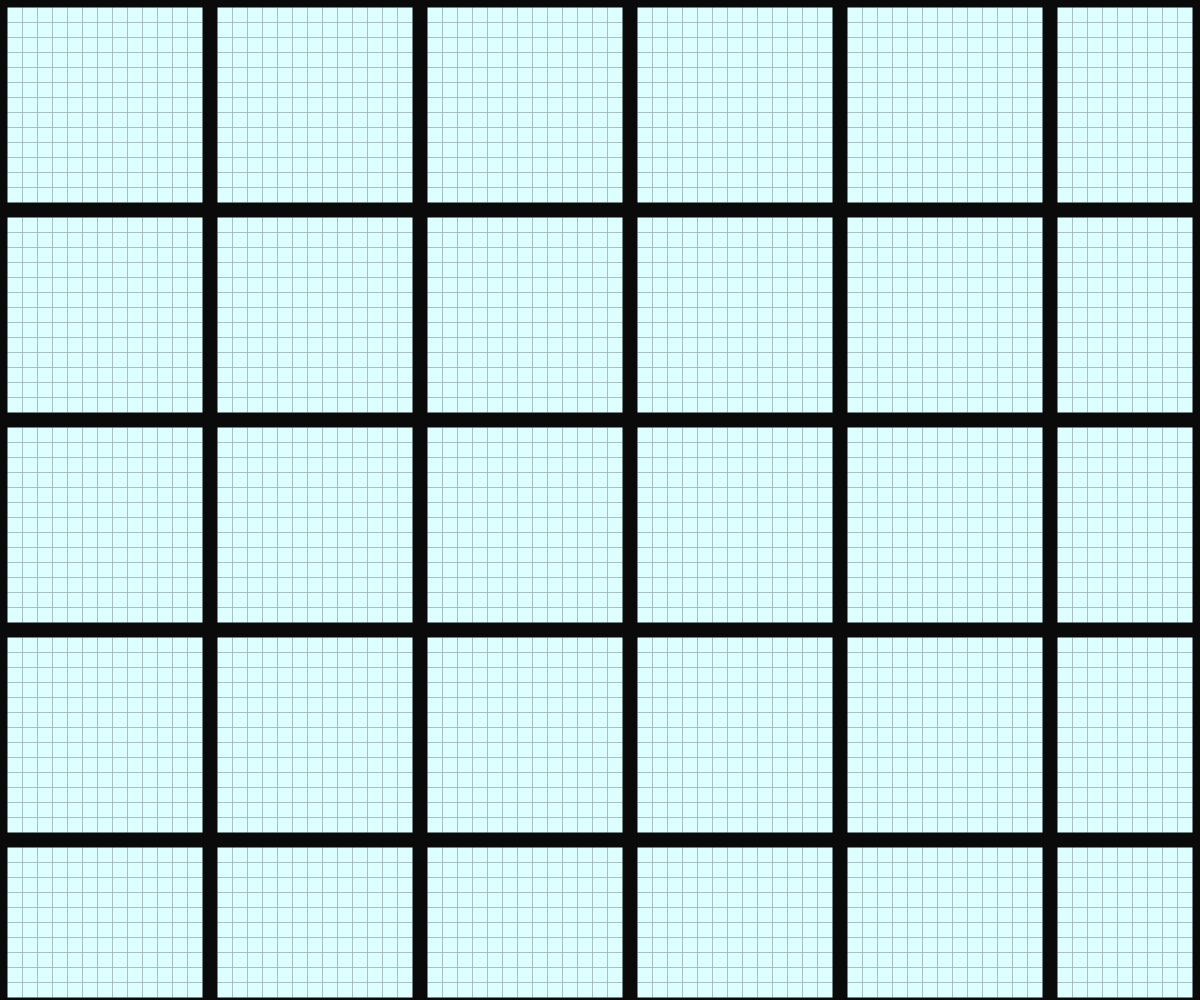
Frame 1 (no input)
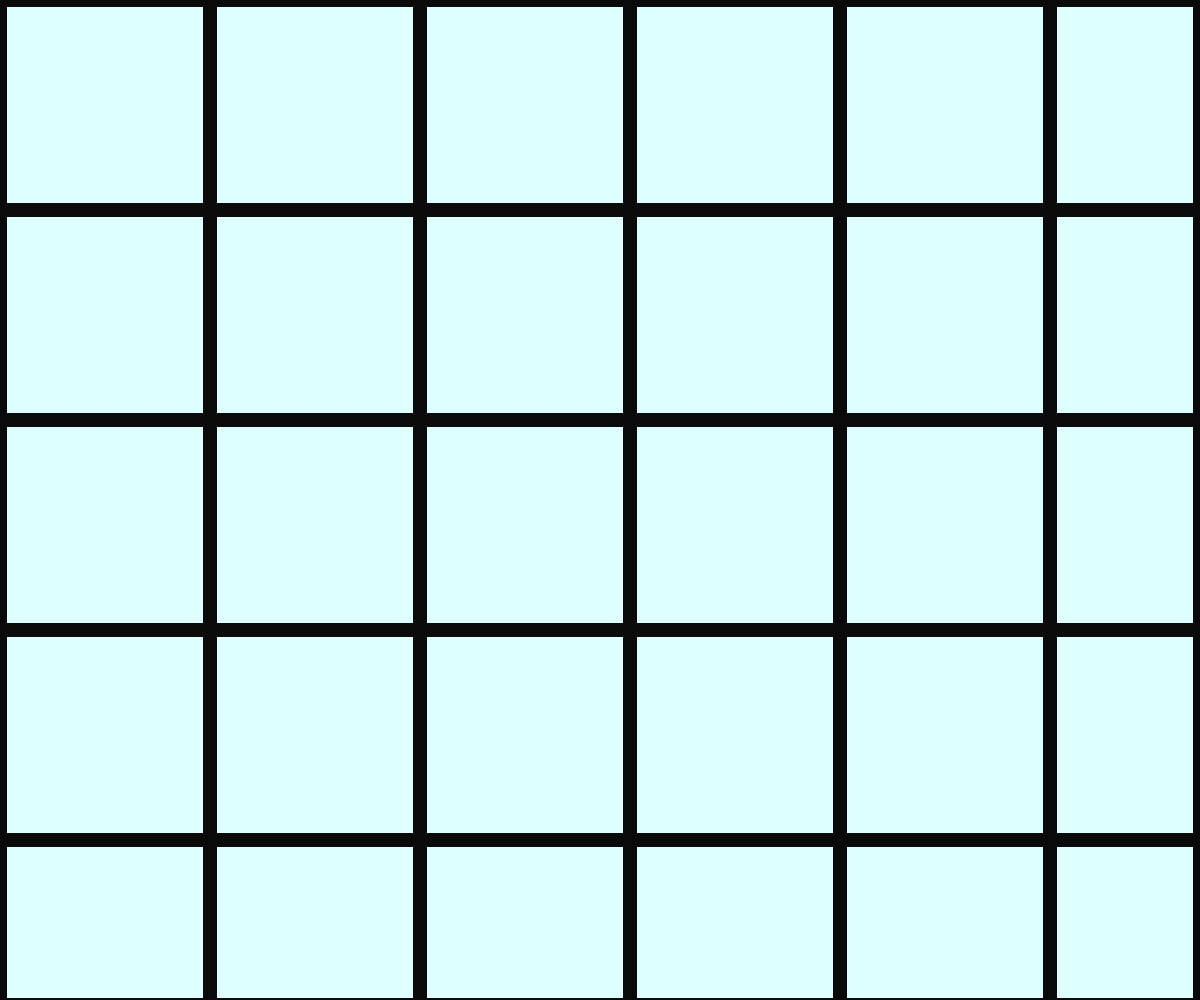
Frame 60 (no input)
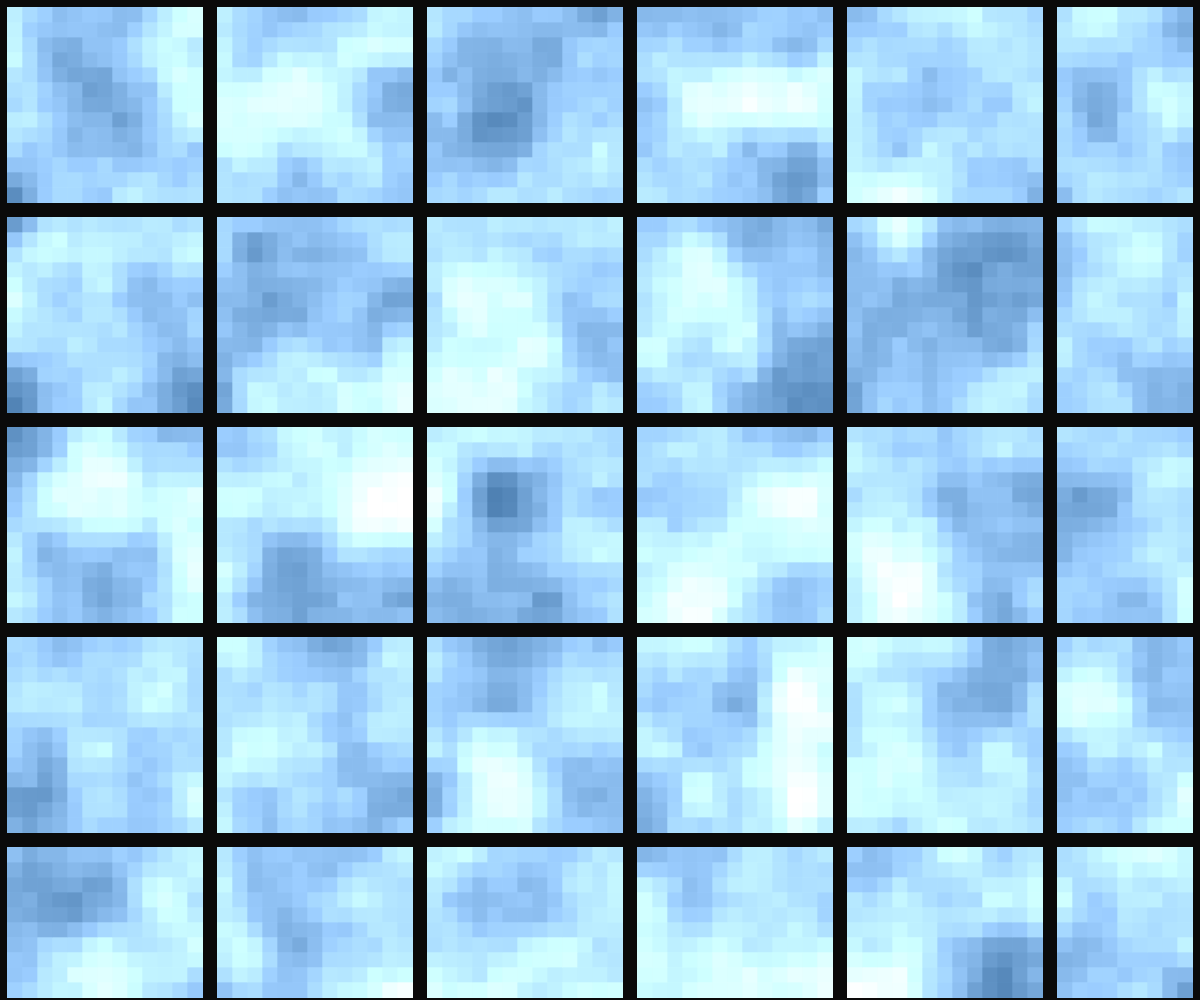
Frame 120 (the mouse pressed at the canvas centre since frame 60)

The p5.js sketch that drew these frames (run headless with seeded random() and noise() and a simulated clock; from frame 60 on, the mouse is pressed at the canvas centre):

// p5.js sketch
// ── sketch.js
// LED WALL
// Pattern con modulo + perlinNoise
// sketch by emanuelepizzuti

// Guida:
// [mouse] cambia la definizione del pattern

let w, h;
let tx, ty;
let mx, my;

function setup() {
  createCanvas(w = windowWidth, h = windowHeight);
  background(10);
  rectMode(CENTER);
  ellipseMode(CENTER);
  // noFill();
  strokeWeight(2);
}

function draw() {

  for (var x = 15; x < w; x += 15) {
    for (var y = 15; y < h; y += 15) {
      mx = map(mouseX, 0, w, 0, 0.02);
      my = map(mouseY, 0, h, 0, 0.02);
      tx = x * mx;
      ty = y * my;
      // d = frameCount % 100;
      if (x % 14 == 0 || y % 14 == 0) {
        noStroke();
        noFill();
        rect(x, y, 15);
      } else {
        noStroke();
        fill(255 * noise(tx, ty) + 50, 255 * noise(tx, ty) + 100, 255 * noise(tx, ty) + 150);
        rect(x, y, 15);
      }
    }
  }
}
